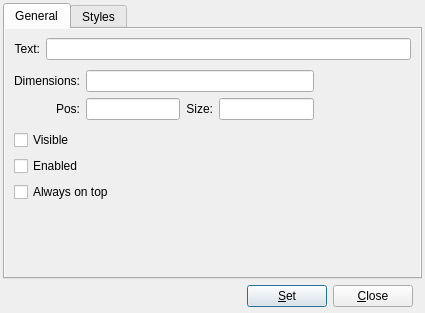
<?xml version="1.0" encoding="UTF-8"?>
<ui version="4.0">
 <class>SetPropertiesDialog</class>
 <widget class="QDialog" name="SetPropertiesDialog">
  <property name="windowModality">
   <enum>Qt::ApplicationModal</enum>
  </property>
  <property name="geometry">
   <rect>
    <x>0</x>
    <y>0</y>
    <width>425</width>
    <height>313</height>
   </rect>
  </property>
  <property name="minimumSize">
   <size>
    <width>400</width>
    <height>300</height>
   </size>
  </property>
  <property name="windowTitle">
   <string>Set Properties [*]</string>
  </property>
  <layout class="QVBoxLayout" name="verticalLayout">
   <property name="spacing">
    <number>3</number>
   </property>
   <property name="margin">
    <number>3</number>
   </property>
   <item>
    <widget class="QTabWidget" name="tabWidget">
     <property name="currentIndex">
      <number>0</number>
     </property>
     <widget class="QWidget" name="generalTab">
      <property name="autoFillBackground">
       <bool>true</bool>
      </property>
      <attribute name="title">
       <string>General</string>
      </attribute>
      <layout class="QVBoxLayout" name="verticalLayout_2">
       <property name="spacing">
        <number>10</number>
       </property>
       <item>
        <widget class="QWidget" name="widget_2" native="true">
         <layout class="QGridLayout" name="gridLayout_3">
          <property name="margin">
           <number>0</number>
          </property>
          <item row="0" column="0">
           <widget class="QLabel" name="label">
            <property name="text">
             <string>Text:</string>
            </property>
            <property name="alignment">
             <set>Qt::AlignRight|Qt::AlignTrailing|Qt::AlignVCenter</set>
            </property>
           </widget>
          </item>
          <item row="0" column="1">
           <widget class="QLineEdit" name="txtWindowText"/>
          </item>
         </layout>
        </widget>
       </item>
       <item>
        <widget class="QWidget" name="widget_3" native="true">
         <property name="maximumSize">
          <size>
           <width>300</width>
           <height>16777215</height>
          </size>
         </property>
         <layout class="QGridLayout" name="gridLayout_2">
          <property name="margin">
           <number>0</number>
          </property>
          <item row="0" column="0">
           <widget class="QLabel" name="label_2">
            <property name="text">
             <string>Dimensions:</string>
            </property>
            <property name="alignment">
             <set>Qt::AlignRight|Qt::AlignTrailing|Qt::AlignVCenter</set>
            </property>
           </widget>
          </item>
          <item row="0" column="1" colspan="3">
           <widget class="QLineEdit" name="txtDimensions"/>
          </item>
          <item row="1" column="0">
           <widget class="QLabel" name="label_3">
            <property name="text">
             <string>Pos:</string>
            </property>
            <property name="alignment">
             <set>Qt::AlignRight|Qt::AlignTrailing|Qt::AlignVCenter</set>
            </property>
           </widget>
          </item>
          <item row="1" column="1">
           <widget class="QLineEdit" name="txtPos"/>
          </item>
          <item row="1" column="2">
           <widget class="QLabel" name="label_4">
            <property name="text">
             <string>Size:</string>
            </property>
            <property name="alignment">
             <set>Qt::AlignRight|Qt::AlignTrailing|Qt::AlignVCenter</set>
            </property>
           </widget>
          </item>
          <item row="1" column="3">
           <widget class="QLineEdit" name="txtSize"/>
          </item>
         </layout>
        </widget>
       </item>
       <item>
        <widget class="QWidget" name="widget_4" native="true">
         <layout class="QVBoxLayout" name="verticalLayout_4">
          <property name="margin">
           <number>0</number>
          </property>
          <item>
           <widget class="QCheckBox" name="chVisible">
            <property name="text">
             <string>Visible</string>
            </property>
           </widget>
          </item>
          <item>
           <widget class="QCheckBox" name="chEnabled">
            <property name="text">
             <string>Enabled</string>
            </property>
           </widget>
          </item>
          <item>
           <widget class="QCheckBox" name="chAlwaysOnTop">
            <property name="text">
             <string>Always on top</string>
            </property>
           </widget>
          </item>
         </layout>
        </widget>
       </item>
       <item>
        <spacer name="verticalSpacer">
         <property name="orientation">
          <enum>Qt::Vertical</enum>
         </property>
         <property name="sizeHint" stdset="0">
          <size>
           <width>20</width>
           <height>40</height>
          </size>
         </property>
        </spacer>
       </item>
      </layout>
     </widget>
     <widget class="QWidget" name="stylesTab">
      <property name="autoFillBackground">
       <bool>true</bool>
      </property>
      <attribute name="title">
       <string>Styles</string>
      </attribute>
      <layout class="QVBoxLayout" name="verticalLayout_3">
       <property name="margin">
        <number>3</number>
       </property>
       <item>
        <widget class="QWidget" name="widget_5" native="true">
         <layout class="QGridLayout" name="gridLayout_5">
          <property name="leftMargin">
           <number>3</number>
          </property>
          <property name="topMargin">
           <number>0</number>
          </property>
          <property name="rightMargin">
           <number>3</number>
          </property>
          <property name="bottomMargin">
           <number>0</number>
          </property>
          <item row="0" column="0">
           <widget class="QLabel" name="label_5">
            <property name="text">
             <string>Style bits:</string>
            </property>
           </widget>
          </item>
          <item row="1" column="0">
           <widget class="QLabel" name="label_6">
            <property name="text">
             <string>Extended Style bits:</string>
            </property>
           </widget>
          </item>
          <item row="0" column="1">
           <widget class="HexSpinBox" name="spnStyleBits">
            <property name="minimumSize">
             <size>
              <width>100</width>
              <height>0</height>
             </size>
            </property>
            <property name="maximumSize">
             <size>
              <width>200</width>
              <height>16777215</height>
             </size>
            </property>
            <property name="alignment">
             <set>Qt::AlignRight|Qt::AlignTrailing|Qt::AlignVCenter</set>
            </property>
            <property name="buttonSymbols">
             <enum>QAbstractSpinBox::NoButtons</enum>
            </property>
           </widget>
          </item>
          <item row="1" column="1">
           <widget class="HexSpinBox" name="spnExStyleBits">
            <property name="minimumSize">
             <size>
              <width>100</width>
              <height>0</height>
             </size>
            </property>
            <property name="maximumSize">
             <size>
              <width>200</width>
              <height>16777215</height>
             </size>
            </property>
            <property name="alignment">
             <set>Qt::AlignRight|Qt::AlignTrailing|Qt::AlignVCenter</set>
            </property>
            <property name="buttonSymbols">
             <enum>QAbstractSpinBox::NoButtons</enum>
            </property>
           </widget>
          </item>
          <item row="0" column="2">
           <spacer name="horizontalSpacer_2">
            <property name="orientation">
             <enum>Qt::Horizontal</enum>
            </property>
            <property name="sizeHint" stdset="0">
             <size>
              <width>40</width>
              <height>20</height>
             </size>
            </property>
           </spacer>
          </item>
         </layout>
        </widget>
       </item>
       <item>
        <widget class="QWidget" name="widget_6" native="true">
         <layout class="QHBoxLayout" name="horizontalLayout_2" stretch="20,10">
          <property name="margin">
           <number>0</number>
          </property>
          <item>
           <widget class="QListWidget" name="stylesList">
            <property name="editTriggers">
             <set>QAbstractItemView::NoEditTriggers</set>
            </property>
            <property name="verticalScrollMode">
             <enum>QAbstractItemView::ScrollPerPixel</enum>
            </property>
            <property name="horizontalScrollMode">
             <enum>QAbstractItemView::ScrollPerPixel</enum>
            </property>
           </widget>
          </item>
          <item>
           <widget class="QPlainTextEdit" name="txtStyleDesc">
            <property name="cursor" stdset="0">
             <cursorShape>ArrowCursor</cursorShape>
            </property>
            <property name="undoRedoEnabled">
             <bool>false</bool>
            </property>
            <property name="readOnly">
             <bool>true</bool>
            </property>
            <property name="textInteractionFlags">
             <set>Qt::NoTextInteraction</set>
            </property>
           </widget>
          </item>
         </layout>
        </widget>
       </item>
      </layout>
     </widget>
    </widget>
   </item>
   <item>
    <widget class="QWidget" name="widget" native="true">
     <layout class="QHBoxLayout" name="horizontalLayout">
      <property name="topMargin">
       <number>3</number>
      </property>
      <property name="bottomMargin">
       <number>3</number>
      </property>
      <item>
       <spacer name="horizontalSpacer">
        <property name="orientation">
         <enum>Qt::Horizontal</enum>
        </property>
        <property name="sizeHint" stdset="0">
         <size>
          <width>40</width>
          <height>20</height>
         </size>
        </property>
       </spacer>
      </item>
      <item>
       <widget class="QPushButton" name="setButton">
        <property name="text">
         <string>&amp;Set</string>
        </property>
        <property name="default">
         <bool>true</bool>
        </property>
       </widget>
      </item>
      <item>
       <widget class="QPushButton" name="closeButton">
        <property name="text">
         <string>&amp;Close</string>
        </property>
       </widget>
      </item>
     </layout>
    </widget>
   </item>
  </layout>
 </widget>
 <customwidgets>
  <customwidget>
   <class>HexSpinBox</class>
   <extends>QSpinBox</extends>
   <header>ui/custom_widgets/HexSpinBox.h</header>
  </customwidget>
 </customwidgets>
 <tabstops>
  <tabstop>tabWidget</tabstop>
  <tabstop>txtWindowText</tabstop>
  <tabstop>txtDimensions</tabstop>
  <tabstop>txtPos</tabstop>
  <tabstop>txtSize</tabstop>
  <tabstop>chVisible</tabstop>
  <tabstop>chEnabled</tabstop>
  <tabstop>chAlwaysOnTop</tabstop>
  <tabstop>setButton</tabstop>
  <tabstop>closeButton</tabstop>
  <tabstop>spnStyleBits</tabstop>
  <tabstop>spnExStyleBits</tabstop>
  <tabstop>stylesList</tabstop>
  <tabstop>txtStyleDesc</tabstop>
 </tabstops>
 <resources>
  <include location="../../qt_resources.qrc"/>
 </resources>
 <connections>
  <connection>
   <sender>closeButton</sender>
   <signal>clicked()</signal>
   <receiver>SetPropertiesDialog</receiver>
   <slot>close()</slot>
   <hints>
    <hint type="sourcelabel">
     <x>349</x>
     <y>281</y>
    </hint>
    <hint type="destinationlabel">
     <x>199</x>
     <y>149</y>
    </hint>
   </hints>
  </connection>
 </connections>
</ui>
